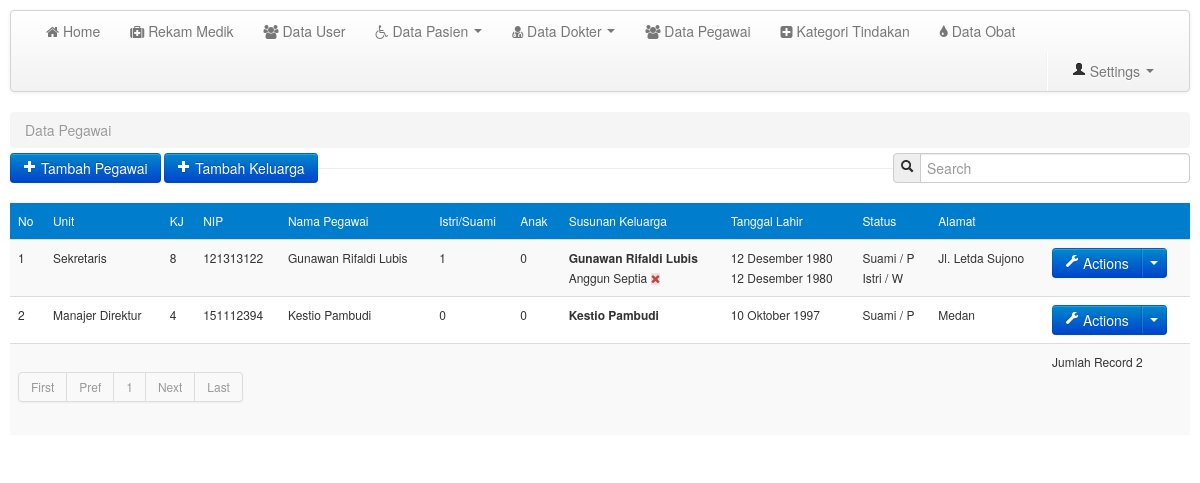
Page /media.php?module=pegawai (signed in) on the committed database.
### tables this page shows
CREATE TABLE `pegawai` (
  `id_pegawai` int(10) NOT NULL,
  `nip` varchar(50) NOT NULL,
  `kj` varchar(100) NOT NULL,
  `nama_pegawai` varchar(300) NOT NULL,
  `unit` varchar(150) NOT NULL,
  `jk` varchar(100) NOT NULL,
  `alamat` varchar(300) NOT NULL,
  `status_kel` varchar(50) NOT NULL,
  `tgl_lhr` date NOT NULL
);

CREATE TABLE `pegawai_kel` (
  `id_kpeg` int(5) NOT NULL,
  `nip_pegawai` int(20) NOT NULL,
  `nama_kpeg` varchar(150) NOT NULL,
  `jk_kpeg` varchar(150) NOT NULL,
  `tgllahir_kpeg` date NOT NULL,
  `alamat_kpeg` text NOT NULL,
  `status_kpeg` varchar(150) NOT NULL
);

### config/fungsi_indotgl.php (called while the page is built, shortened)
<?php
	function tgl_indo($tgl){
			$tanggal = substr($tgl,8,2);
			$bulan = getBulan(substr($tgl,5,2));
			$tahun = substr($tgl,0,4);
			return $tanggal.' '.$bulan.' '.$tahun;
	}
	function getBulan($bln){
				switch ($bln){
					case 10:
						return "Oktober";
						break;
					case 12:
						return "Desember";
						break;
				}
			}
?>

### mod_pegawai/pegawai.php (the view, shortened to what this page needs)
<?php
$aksi = "mod_pegawai/aksi_pegawai.php";
switch ($_GET['act']) {
	default:
		$p      = new Paging;
		$batas  = 10;
		$posisi = $p->cariPosisi($batas);
		?>
	<section>
		<ul class="breadcrumb" style="margin-bottom: 5px;">
			<li class="active">Data Pegawai</li>
		</ul>
		<div class="control-group pull-left">
			<button class="btn btn-primary" type="button" onclick="window.location='media.php?module=pegawai&&act=tambah'"><i class="icon-plus icon-white"></i> Tambah Pegawai</button>
			<button class="btn btn-primary" type="button" onclick="window.location='media.php?module=pegawai&&act=tambah_keluarga'"><i class="icon-plus icon-white"></i> Tambah Keluarga</button>
		</div>
		<form class="form-search pull-right">
			<div class="input-prepend">
				<span class="add-on"><i class="icon-search"></i></span>
				<input class="span3" id="txtcari" type="text" placeholder="Search">
			</div>
		</form>
		<hr>
		<div class="row-fluid">
			<div class="span12 pull-left">
				<div id="tabel_awal">
					<table class="table table-striped pegawai">
						<thead>
							<tr class="head1">
								<td>No</td>
								<td>Unit</td>
								<td>KJ</td>
								<td>NIP</td>
								<td>Nama Pegawai</td>
								<td>Istri/Suami</td>
								<td>Anak</td>
								<td>Susunan Keluarga</td>
								<td>Tanggal Lahir</td>
								<td>Status</td>
								<td>Alamat</td>
								<td></td>
							</tr>
						</thead>
						<tbody>
							<?php
							$query = mysqli_query($conn, "SELECT * FROM pegawai ORDER BY nama_pegawai ASC LIMIT $posisi,$batas");
							$no = $posisi + 1;
							while ($r = mysqli_fetch_array($query)) {
								$nip = $r['nip'];
								?>
								<tr>
									<td><?php echo $no; ?></td>
									<td><?php echo $r['unit']; ?></td>
									<td><?php echo $r['kj']; ?></td>
									<td><?php echo $r['nip']; ?></td>
									<td><?php echo $r['nama_pegawai']; ?></td>
									<td>
										<?php
										if ($r['status_kel'] == 'Istri') {
											$query_suami = mysqli_query($conn, "SELECT * FROM pegawai, pegawai_kel WHERE pegawai_kel.nip_pegawai=$nip AND pegawai_kel.nip_pegawai=pegawai.nip AND pegawai_kel.status_kpeg='Suami'");
											echo mysqli_num_rows($query_suami);
										} elseif ($r['status_kel'] == 'Suami') {
											$query_istri = mysqli_query($conn, "SELECT * FROM pegawai, pegawai_kel WHERE pegawai_kel.nip_pegawai=$nip AND pegawai_kel.nip_pegawai=pegawai.nip AND pegawai_kel.status_kpeg='Istri'");
											echo mysqli_num_rows($query_istri);
										}
										?>
									</td>
									<td>
										<?php
										$query_anak = mysqli_query($conn, "SELECT * FROM pegawai, pegawai_kel WHERE pegawai_kel.nip_pegawai=$nip AND pegawai_kel.nip_pegawai=pegawai.nip AND pegawai_kel.status_kpeg='Anak Kandung'");
										echo mysqli_num_rows($query_anak);
										?>
									</td>
									<td>
										<?php
										echo "<b>" . $r['nama_pegawai'] . "</b><br>";
										$query_kel = mysqli_query($conn, "SELECT * FROM pegawai, pegawai_kel WHERE pegawai_kel.nip_pegawai=$nip AND pegawai_kel.nip_pegawai=pegawai.nip ORDER BY pegawai_kel.id_kpeg ASC");
										while ($r_kel = mysqli_fetch_array($query_kel)) {
											echo $r_kel['nama_kpeg'] . " <a href='$aksi?module=hapus_kel&&id_kpeg=$r_kel[id_kpeg]'><span class='fa fa-close alert-danger'></span></a>" . "<br>";
										}
										?>
									</td>
									<td><?php echo tgl_indo($r['tgl_lhr']) . "<br>";
										$query_kel = mysqli_query($conn, "SELECT * FROM pegawai, pegawai_kel WHERE pegawai_kel.nip_pegawai=$nip AND pegawai_kel.nip_pegawai=pegawai.nip ORDER BY pegawai_kel.id_kpeg ASC");
										while ($r_kel = mysqli_fetch_array($query_kel)) {
											echo tgl_indo($r_kel['tgllahir_kpeg']) . "<br>";
										}
										?></td>
									<td><?php echo $r['status_kel'] . " / " . $r['jk'] . "<br>";
										$query_kel = mysqli_query($conn, "SELECT * FROM pegawai, pegawai_kel WHERE pegawai_kel.nip_pegawai=$nip AND pegawai_kel.nip_pegawai=pegawai.nip ORDER BY pegawai_kel.id_kpeg ASC");
										while ($r_kel = mysqli_fetch_array($query_kel)) {
											echo $r_kel['status_kpeg'] . " / " . $r_kel['jk_kpeg'] . "<br>";
										}
										?></td>
									<td><?php echo $r['alamat'] ?></td>
									<td>
										<div class="btn-group">
											<a class="btn btn-primary" href="#"><i class="icon-wrench icon-white"></i> Actions</a>
											<a class="btn btn-primary dropdown-toggle" data-toggle="dropdown" href="#"><span class="caret"></span></a>
										</div>
									</td>
								</tr>
								<?php
								$no++;
							}
							?>
							<tr>
								<td colspan="11">
									<?php
									$jmldata = mysqli_num_rows(mysqli_query($conn, "SELECT * FROM pegawai"));
									$jmlhalaman  = $p->jumlahHalaman($jmldata, $batas);
									$linkHalaman = $p->navHalaman($_GET['halaman'], $jmlhalaman);
									echo "$linkHalaman";
									?>
								<td>Jumlah Record <?php echo $jmldata; ?></td>
							</tr>
						</tbody>
					</table>
				</div>
			</div>
		</div>
	</section>
	<?php
	break;
	?>
	<?php
}
?>

### css/custom.css (style rules this page uses)
nav,header,section,footer { margin:10px 10px 0 10px; }
table .head1 { background:#007dcc; color:#fff; font-size:15px; }
.pegawai td { font-size: 12px; }

### rows in the picture
pegawai: unit "Sekretaris", kj "8", nip "121313122", nama_pegawai "Gunawan Rifaldi Lubis", mysqli_num_rows($query_istri) "1", mysqli_num_rows($query_anak) "0", pegawai_kel.nama_kpeg "Anggun Septia", tgl_lhr "12 Desember 1980", pegawai_kel.tgllahir_kpeg "12 Desember 1980", status_kel "Suami", jk "P", pegawai_kel.status_kpeg "Istri", pegawai_kel.jk_kpeg "W", alamat "Jl. Letda Sujono"
pegawai: unit "Manajer Direktur", kj "4", nip "151112394", nama_pegawai "Kestio Pambudi", mysqli_num_rows($query_istri) "0", mysqli_num_rows($query_anak) "0", tgl_lhr "10 Oktober 1997", status_kel "Suami", jk "P", alamat "Medan"

### other values in the picture
$halaman_aktif "1"
$jmldata "2"
